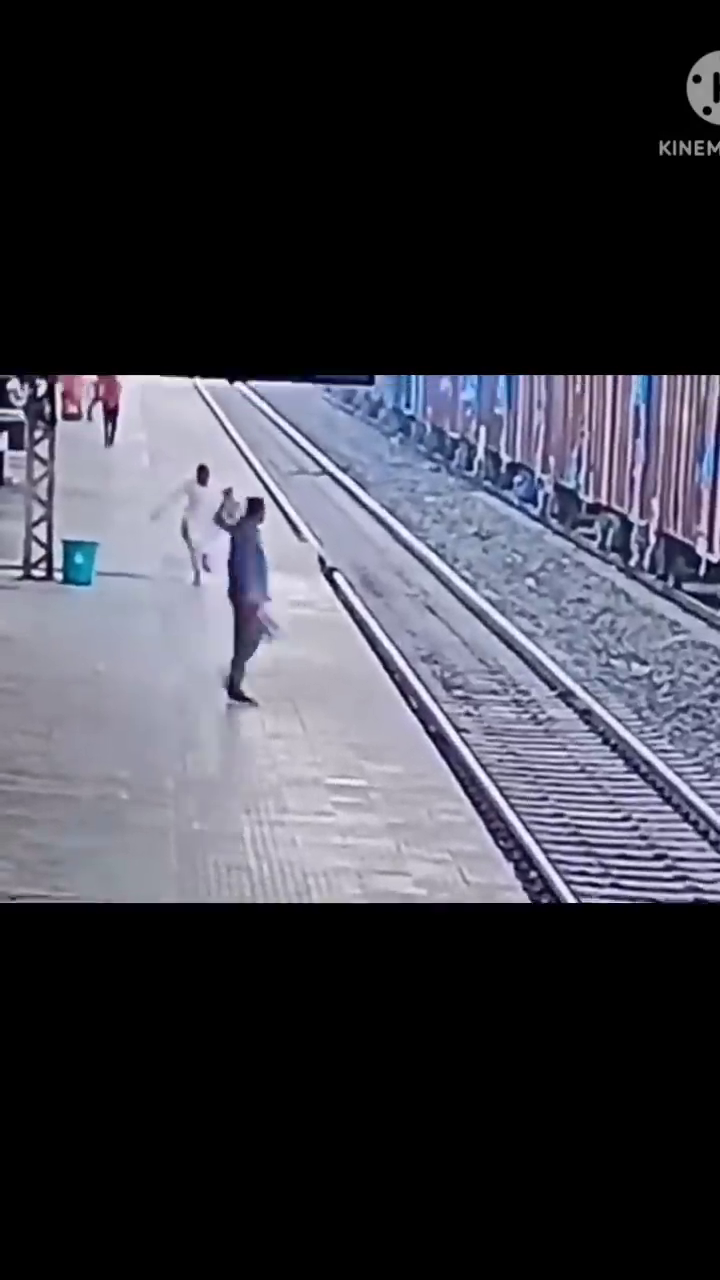
#> input picture frame 91 of 12.mp4, 720 x 1280 px, given in place of rail 2.mp4, which was not available
$ python trackcross.py
#> lines starting #> are read from the running program, lines starting #| are printed output that depends on the picture
import cv2
import numpy as np

# Define the line's position (you can adjust these values)
line_position = 400  # Adjust this based on your video frame dimensions

# Initialize the video capture device (0 for the default camera)
cap = cv2.VideoCapture("rail 2.mp4")

# Create a variable to store the previous frame
prev_frame = None

# Initialize a flag to indicate motion detection after the line
detected_after_line = False

while True:
    # Read a frame from the video source
    ret, frame = cap.read()
#> frame is the input picture: shape (1280, 720, 3); mean B, G, R 69.7, 60.6, 60.4

    if not ret:
        break

    # Convert the frame to grayscale
    gray_frame = cv2.cvtColor(frame, cv2.COLOR_BGR2GRAY)
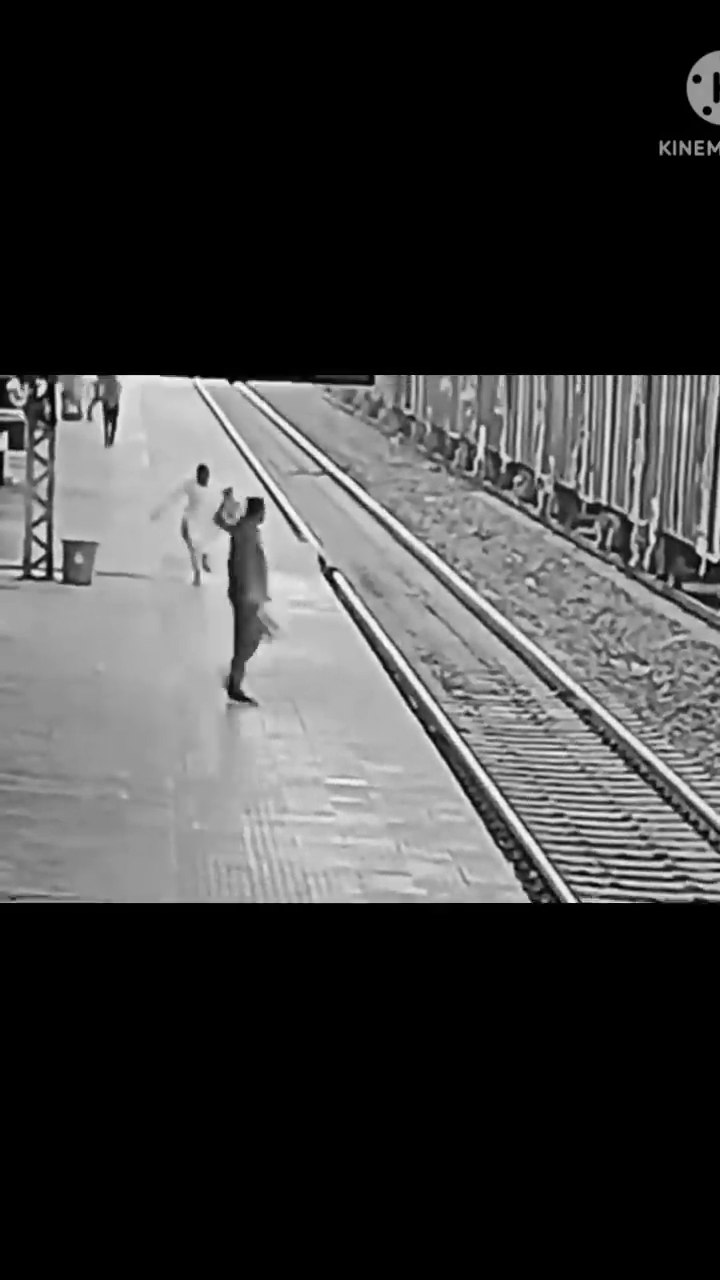
#> gray_frame: shape (1280, 720); min 0, max 255, mean 61.5

    # Initialize prev_frame if it's the first frame
    if prev_frame is None:
        prev_frame = gray_frame
        continue

    # Compute the absolute difference between the current frame and the previous frame
    frame_diff = cv2.absdiff(prev_frame, gray_frame)

    # Threshold the difference image to create a binary image
    _, thresh = cv2.threshold(frame_diff, 30, 255, cv2.THRESH_BINARY)

    # Find contours in the binary image
    contours, _ = cv2.findContours(thresh, cv2.RETR_EXTERNAL, cv2.CHAIN_APPROX_SIMPLE)

    motion_detected = False  # Initialize a flag to indicate motion detection

    # Loop through the contours and check for motion before and after the line
    for contour in contours:
        if cv2.contourArea(contour) > line_position:  # You can adjust the area threshold
            x, y, w, h = cv2.boundingRect(contour)
            # Calculate the center of the detected object
            object_center_x = x + w // 2
            object_center_y = y + h // 2
            # Check if the center is to the left of the line
            if object_center_x < line_position:
                # Draw a rectangle around the moving object
                cv2.rectangle(frame, (x, y), (x + w, y + h), (0, 255, 0), 2)
                if not detected_after_line:
                    detected_after_line = True
                    print("Detected")
            motion_detected = True

    # Draw the vertical line on the frame
    cv2.line(frame, (line_position, 0), (line_position, frame.shape[0]), (0, 0, 255), 2)

    # Display the frame
    cv2.imshow('Motion Detection', frame)

    # Exit the loop if the 'q' key is pressed
    if cv2.waitKey(10) & 0xFF == ord('q'):
        break

    # Update the previous frame
    prev_frame = gray_frame

# Release the video capture and close the OpenCV windows
cap.release()
cv2.destroyAllWindows()

$ run again, starting later in the video
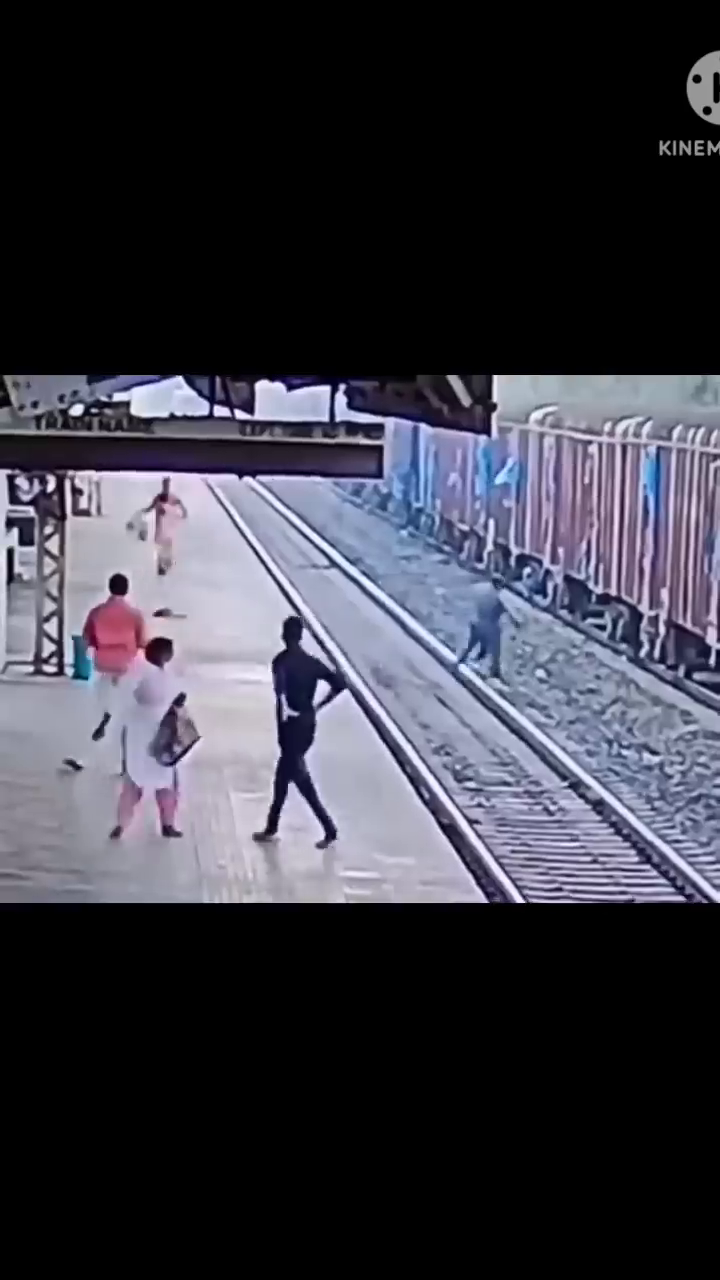
#> input picture frame 411 of 12.mp4, 720 x 1280 px, given in place of rail 2.mp4, which was not available
#> frame is the input picture: shape (1280, 720, 3); mean B, G, R 66, 56.3, 56.6
#> `gray_frame = cv2.cvtColor(frame, cv2.COLOR_BGR2GRAY)`:
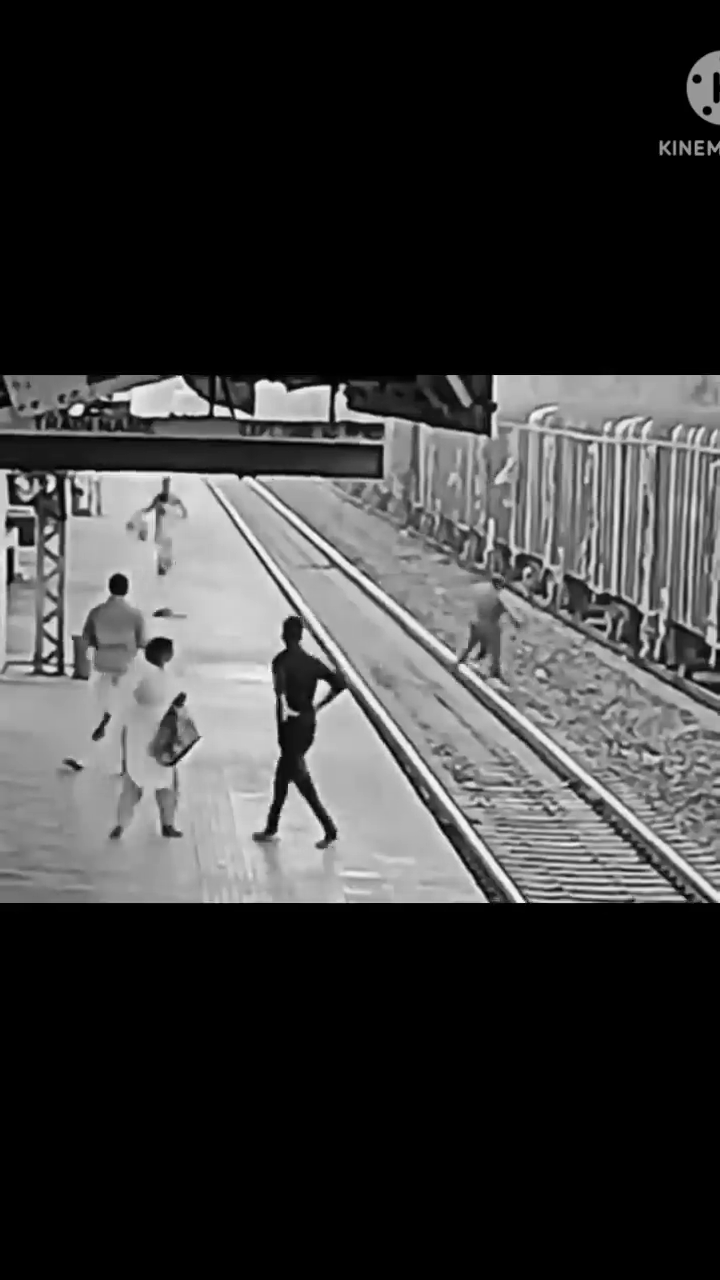
#> gray_frame: shape (1280, 720); min 0, max 255, mean 57.4

$ run again, starting later in the video
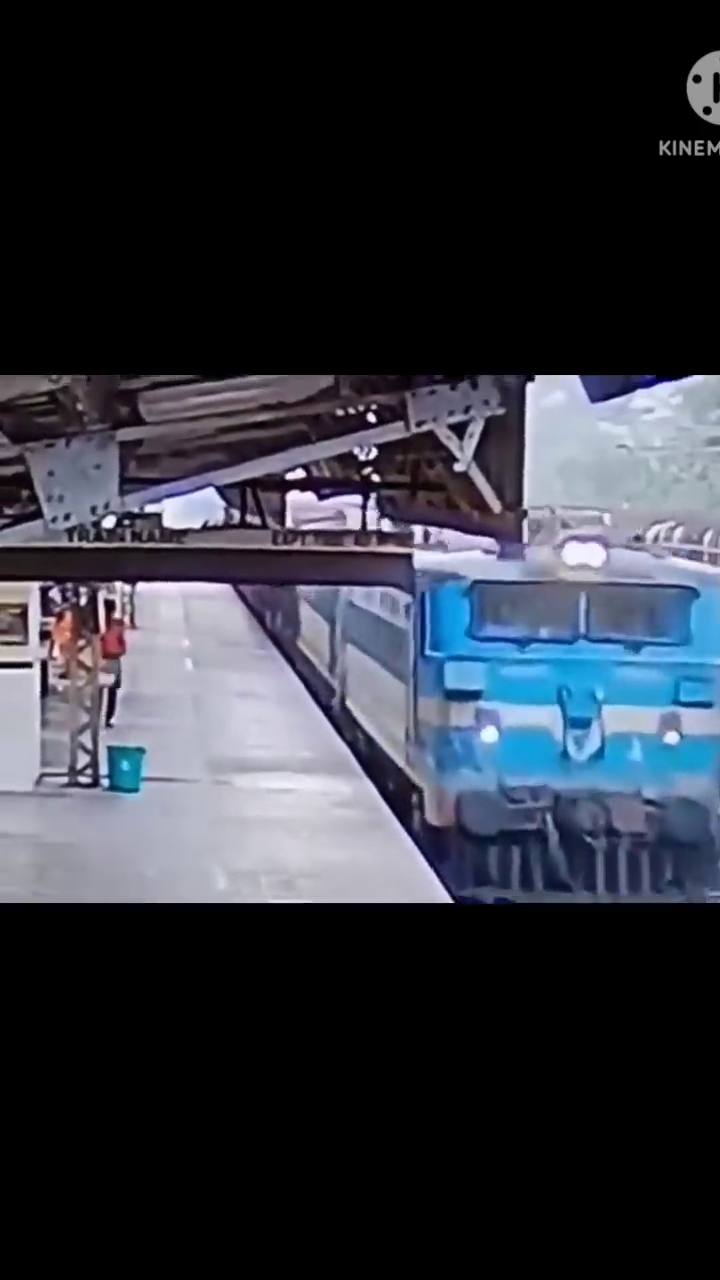
#> input picture frame 731 of 12.mp4, 720 x 1280 px, given in place of rail 2.mp4, which was not available
#> frame is the input picture: shape (1280, 720, 3); mean B, G, R 61, 51.7, 48
#> `gray_frame = cv2.cvtColor(frame, cv2.COLOR_BGR2GRAY)`:
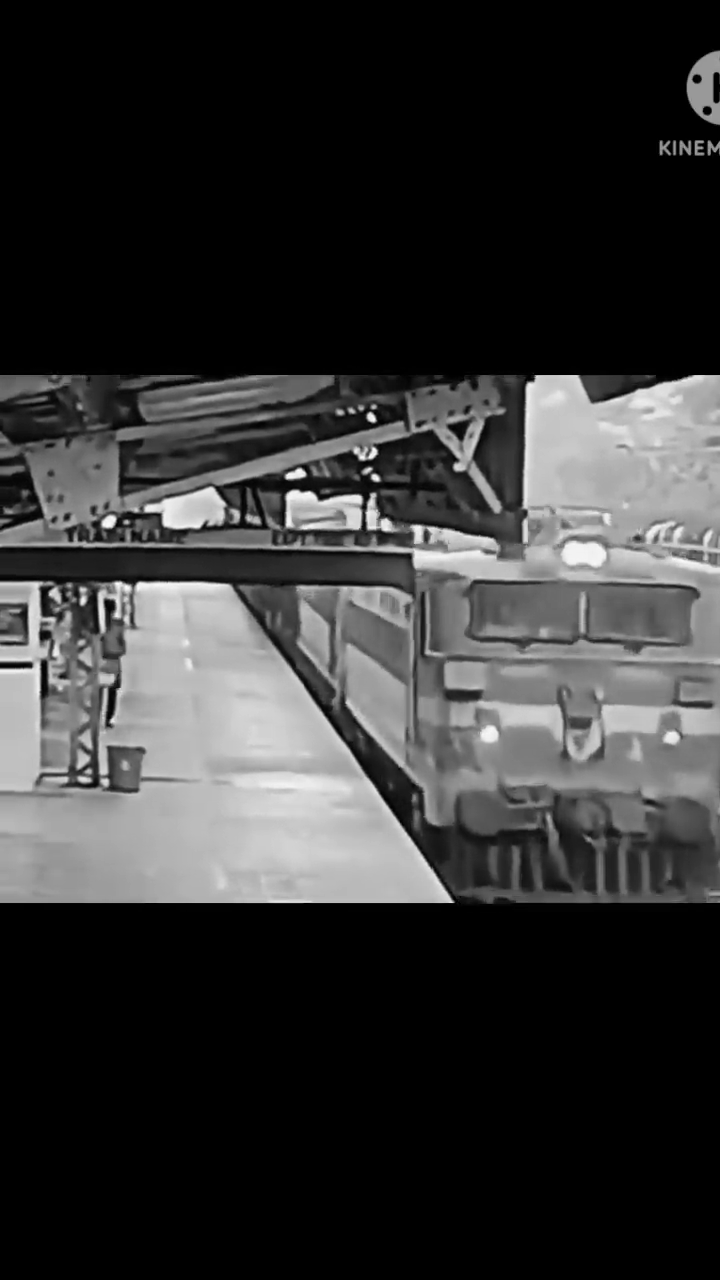
#> gray_frame: shape (1280, 720); min 0, max 251, mean 51.6
